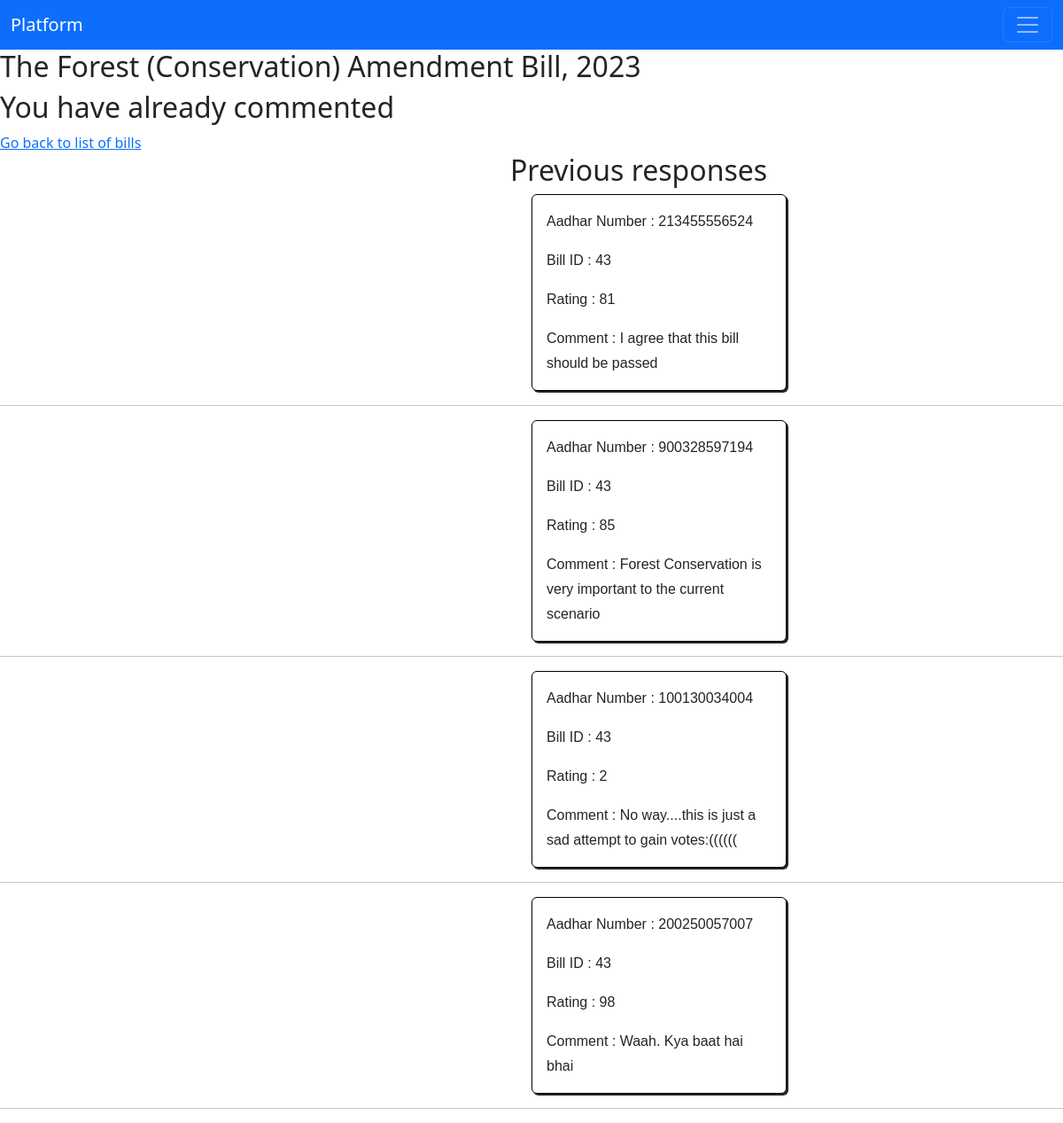
Screenshot of /bills/43/900328597194 with the database file from the repository.
### main.py (models this page shows)
class Bills(db.Model):
    __tablename__='bills'
    BID=db.Column(db.Integer, primary_key=True)
    BName=db.Column(db.String)
    Ministry=db.Column(db.String)
    status=db.Column(db.String)
    Description=db.Column(db.String)
    year=db.Column(db.Integer)

class Opinions(db.Model):
    __tablename__='opinions'
    resnum=db.Column(db.Integer, primary_key=True, autoincrement=True)
    Aanum=db.Column(db.Integer, db.ForeignKey("users.Aanum"), nullable=False)
    BID=db.Column(db.Integer, db.ForeignKey("bills.BID"), nullable=False)
    rating=db.Column(db.Integer)
    comments=db.Column(db.String)

### main.py (the view, shortened to what this page needs)
@app.route("/bills/<int:BID>/<int:Aanum>", methods=["POST", "GET"])
def respons(BID, Aanum):
    bill=Bills.query.filter_by(BID=BID).first()
    if request.method=="GET":
        opinions=Opinions.query.filter_by(Aanum=Aanum, BID=BID).all()
        if opinions:
            opinions=Opinions.query.filter_by(BID=BID).all()
            return render_template("exists.html",Aanum=Aanum, BID=BID, opinions=opinions, bill=bill)
        opinions=Opinions.query.filter_by(BID=BID).all()
        return render_template("response.html",Aanum=Aanum, BID=BID, opinions=opinions, bill=bill)

### templates/exists.html (shortened to what this page needs)
<!DOCTYPE html>
<html>
    <head><title>students</title>
      <link href="https://cdn.jsdelivr.net/npm/bootstrap@5.3.0/dist/css/bootstrap.min.css" rel="stylesheet">
    </head>
<body>
  <nav class="navbar navbar-dark bg-primary">
    <div class="container-fluid">
      <a class="navbar-brand" href="#">Platform</a>
      <button class="navbar-toggler" type="button" data-bs-toggle="collapse" data-bs-target="#navbarSupportedContent" aria-controls="navbarSupportedContent" aria-expanded="false" aria-label="Toggle navigation">
        <span class="navbar-toggler-icon"></span>
      </button>
    </div>
  </nav>
        <h2>{{bill["BName"]}}</h2>
        <h2>You have already commented</h2>
        <a href='/bills/{{Aanum}}'> Go back to list of bills</a>
        <h2 style="margin-left:36rem">Previous responses</h2>
        {%for response in opinions%}
        <div class="card" style="width: 18rem;border:1px solid black;box-shadow:2px 2px;margin-left:37.5rem">
          <div class="card-body">
            <p class="card-text">Aadhar Number : {{response["Aanum"]}} </p>
            <p class="card-text">Bill ID : {{response["BID"]}} </p>
            <p class="card-text">Rating : {{response["rating"]}} </p>
            <p class="card-text">Comment : {{response["comments"]}} </p>
          </div>
        </div>
        <hr/>
        {% endfor %}
</body>
</html>

### templates/exists.html (style rules this page uses)
body { background-color: white; }
p { font-family: "Nunito", sans-serif; font-size: 16px; line-height: 28px; }
div { padding: 40; margin: 40; border-radius: 40; }

### rows the page displays
Bills: BName "The Forest (Conservation) Amendment Bill, 2023"
Opinions: Aanum "213455556524", BID "43", rating "81", comments "I agree that this bill should be passed"
Opinions: Aanum "900328597194", BID "43", rating "85", comments "Forest Conservation is very important to the current scenario"
Opinions: Aanum "100130034004", BID "43", rating "2", comments "No way....this is just a sad attempt to gain votes:(((((("
Opinions: Aanum "200250057007", BID "43", rating "98", comments "Waah. Kya baat hai bhai"
